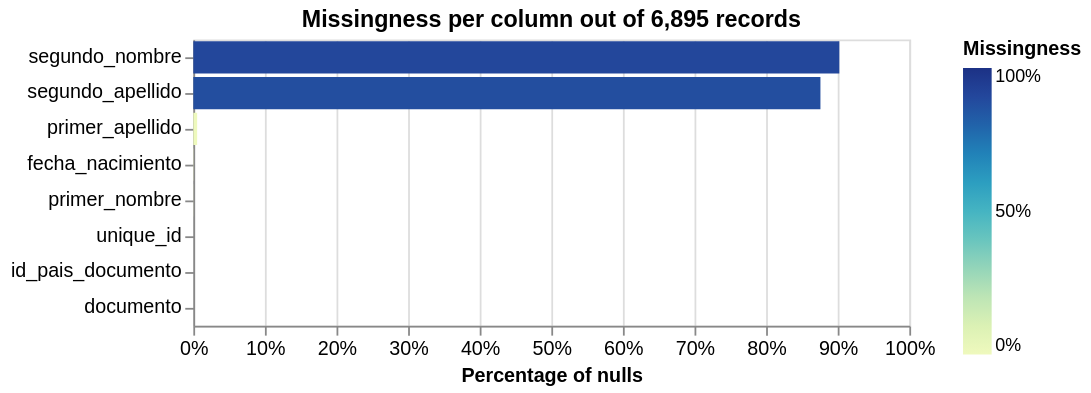

Here is the notebook cell this chart was saved with:
### Code cell
linker_censo_extranjeros.missingness_chart()

### Figure 1 — Vega-Lite specification as saved in the notebook (floating-point values rounded to 4 significant figures)
{"config": {"view": {"continuousWidth": 400, "continuousHeight": 300}, "axis": {"labelFontSize": 11}}, "layer": [{"mark": "bar", "encoding": {"color": {"field": "null_proportion", "legend": {"format": ".0%", "offset": 30}, "scale": {"domain": [0, 1], "range": "heatmap"}, "title": "Missingness", "type": "quantitative"}, "tooltip": [{"field": "column_name", "title": "Column", "type": "nominal"}, {"field": "null_count", "format": ",.0f", "title": "Count of nulls", "type": "quantitative"}, {"field": "null_proportion", "format": ".2%", "title": "Percentage of nulls", "type": "quantitative"}, {"field": "total_record_count", "format": ",.0f", "title": "Total record count", "type": "quantitative"}], "x": {"axis": {"format": "%", "labelAlign": "center", "title": "Percentage of nulls"}, "field": "null_proportion", "scale": {"domain": [0, 1]}, "type": "quantitative"}, "y": {"axis": {"title": ""}, "field": "column_name", "sort": "-x", "type": "nominal"}}, "title": "Missingness per column out of 6,895 records"}], "data": {"values": [{"null_proportion": 0.0, "null_count": 0, "total_record_count": 6895, "column_name": "unique_id"}, {"null_proportion": 0.0, "null_count": 0, "total_record_count": 6895, "column_name": "id_pais_documento"}, {"null_proportion": 0.0, "null_count": 0, "total_record_count": 6895, "column_name": "documento"}, {"null_proportion": 0.000145, "null_count": 1, "total_record_count": 6895, "column_name": "primer_nombre"}, {"null_proportion": 0.9022, "null_count": 6221, "total_record_count": 6895, "column_name": "segundo_nombre"}, {"null_proportion": 0.005366, "null_count": 37, "total_record_count": 6895, "column_name": "primer_apellido"}, {"null_proportion": 0.8759, "null_count": 6039, "total_record_count": 6895, "column_name": "segundo_apellido"}, {"null_proportion": 0.00029, "null_count": 2, "total_record_count": 6895, "column_name": "fecha_nacimiento"}], "name": "data-0e7bce5a1d2f132e282789d6ef7780fe"}, "title": "", "$schema": "https://vega.github.io/schema/vega-lite/v5.9.3.json"}
